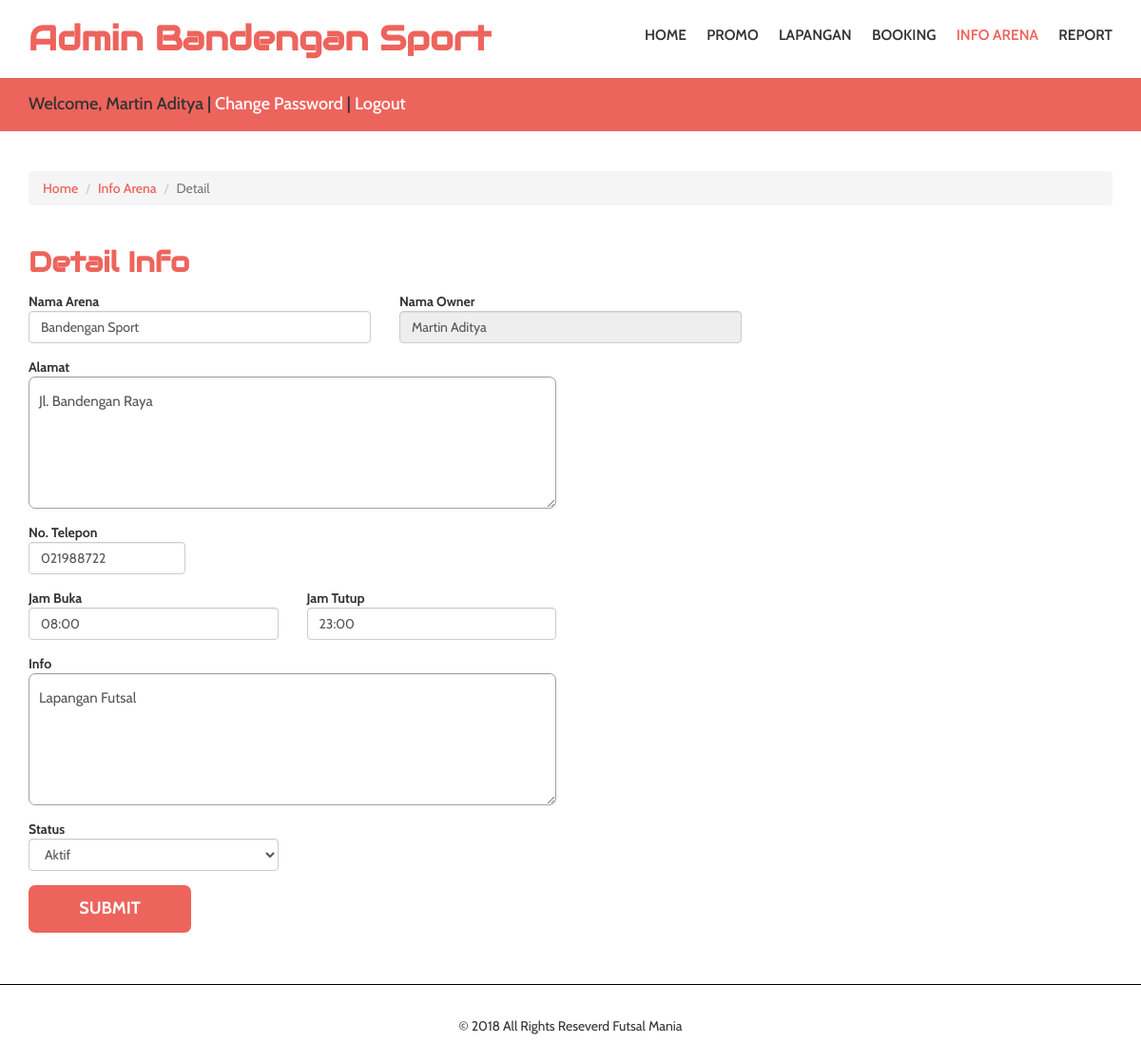
The app's page /admin/index.php?menu=arena&action=detail&id=1 (signed in) with its own data.
### tables this page shows
CREATE TABLE `t_arena_futsal` (
  `id_arena` int(11) NOT NULL AUTO_INCREMENT,
  `nama` varchar(50) NOT NULL,
  `alamat` text NOT NULL,
  `telp` varchar(15) NOT NULL,
  `id_owner` int(11) NOT NULL,
  `jam_operational` varchar(11) NOT NULL,
  `info` text NOT NULL,
  `status` int(11) NOT NULL,
  PRIMARY KEY (`id_arena`)
);

CREATE TABLE `t_user` (
  `id_user` int(11) NOT NULL AUTO_INCREMENT,
  `nama` varchar(255) NOT NULL,
  `telp` varchar(15) NOT NULL,
  `role` int(11) NOT NULL,
  `status` int(11) NOT NULL DEFAULT '1',
  PRIMARY KEY (`id_user`)
);

### admin/class/connection.php (called while the page is built, shortened)
<?php
class connection{
	private $host="localhost";
	private $user="root";
	private $pass="";
	private $database="futsal";
      private $con;
      public function __construct(){
		$this->con= new mysqli($this->host, $this->user, $this->pass, $this->database);
	}
	public function getRow($query){
		$data = array();
		$result=$this->con->query($query);
		if($result){
			$data = $result->fetch_assoc();
		}
		return $data;
	}
}
?>

### admin/pages/arena_detail.php (the view, shortened to what this page needs)
<div class="container">
		 <ol class="breadcrumb">
		  <li><a href="index.php">Home</a></li>
		  <li><a href="index.php?menu=arena">Info Arena</a></li>
		  <li class="active">Detail</li>
		 </ol>
</div>
<div class="contact">
	 <div class="container">
		 <div class="contact-grids">
			<h2>Detail Info</h2>
			 <form method="post">
				<div class="row">
					<div class="form-group col-md-4 col-md-offset-0">
						<label for="nama_arena">Nama Arena</label>
						<input class="form-control" type="" value="<?= $nama_arena ?>" id="nama_arena" name="nama_arena" required />
					</div>
					<div class="form-group col-md-4 col-md-offset-0">
						<label for="nama_arena">Nama Owner</label>
						<input <?= $nama_owner != "" ? 'disabled' : '' ?> class="form-control" type="" value="<?= $nama_owner ?>" id="nama_owner" name="nama_owner" required />
					</div>
				</div>
				<div class="row">
					<div class="form-group col-md-6 col-md-offset-0">
						<label for="alamat">Alamat</label>
						<textarea class="form-control" id="alamat" name="alamat" rows="5" required><?= $alamat ?></textarea>
					</div>
				</div>
				<div class="row">
					<div class="form-group col-md-2 col-md-offset-0">
						<label for="telp">No. Telepon</label>
						<input onkeypress="return isNumber();" class="form-control" type="" value="<?= $telp ?>" id="telp" name="telp" required />
					</div>
				</div>
				<div class="row">
					<div class="form-group col-md-3">
						<label for="tgl">Jam Buka</label>
						<input onkeypress="return false;" class="form-control" type="" value="<?= $jam_buka ?>" id="jam_buka" name="jam_buka" required />
					</div>
					<div class="form-group col-md-3">
						<label for="tgl">Jam Tutup</label>
						<input onkeypress="return false;" class="form-control" type="" value="<?= $jam_tutup ?>"  id="jam_tutup" name="jam_tutup" required />
					</div>
				</div>
				<div class="row">
					<div class="form-group col-md-6 col-md-offset-0">
						<label for="info">Info</label>
						<textarea class="form-control" id="info" name="info" rows="5" required><?= $info ?></textarea>
					</div>
				</div>
				<div class="row">
					<div class="form-group col-md-3 col-md-offset-0">
						<label for="status">Status</label>
						<select name="status" class="form-control" id="status" >
							<option value="1" <?= $status == "1" ? 'selected' : '' ?>>Aktif</option>
						</select>
					</div>
				</div>
				<input type="submit" name="save" value="SUBMIT" />
			</form>
		 </div>
	 </div>
</div>

### css/style.css (style rules this page uses)
body { margin:0; font-family: 'Cabin', sans-serif; }
body a { transition: 0.5s all ease; -webkit-transition: 0.5s all ease; -moz-transition: 0.5s all ease; -o-transition: 0.5s all ease; -ms-transition: 0.5s all ease; }
h1,h2,h3,h4,h5,h6 { margin:0; }
ul,label { margin:0; padding:0; }
ol.breadcrumb { margin-top:3em; margin-bottom:0; }
ol.breadcrumb li a { color:#ed645c; font-weight:500; }
.contact-grids h2 { color: #ed645c; font-weight: 600; margin-bottom: 0.5em; font-size: 2.1em; margin-top: 1.5em; font-family: 'Audiowide', cursive; }
.contact-grids input[type="text"],.contact-grids textarea { outline:none; border:1px solid #a1a1a1; background:none; padding:15px 10px; font-size:15px; border-radius: 7px; -webkit-border-radius:7px; -moz-border-radius:7px; -o-border-radius:7px; -ms-border-radius:7px; }
.contact-grids input[type="submit"] { outline:none; border:none; background:#ed645c; width: 15%; display: block; padding: 10px 0px; border:2px solid #ed645c; border-radius: 7px; -webkit-border-radius:7px; -moz-border-radius:7px; -o-border-radius:7px; -ms-border-radius:7px; color:#fff; font-size:18px; font-weight:700; transition:.5s all; -webkit-transition:.5s all; -moz-transition:.5s all; -o-transition:.5s all; -ms-transition:.5s all; margin-bottom:3em; }

### records on screen
t_arena_futsal: nama_arena "Bandengan Sport", nama_owner "Martin Aditya", alamat "Jl. Bandengan Raya", telp "021988722", jam_buka "08:00", jam_tutup "23:00", info "Lapangan Futsal", status "Aktif"

### other values on screen
$_SESSION['nama_arena'] "Bandengan Sport"
$_SESSION['nama'] "Martin Aditya"
